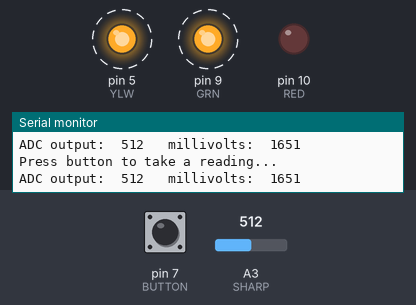
A sketch run on a simulated Arduino Uno, built with avr-gcc and run on an emulated ATmega328P. Shown: output pins drawn as LEDs (lit = HIGH), the last lines printed to the serial monitor. Dashed ring = blinking. The test bench sets the inputs (shaded band); at power-on: pin 7 (BUTTON) HIGH, A3 (SHARP) = 512.

Above: at 1.3 s.
1.4 s: pin 7 (BUTTON) pulled LOW for 0.3 s
At 1.6 s:
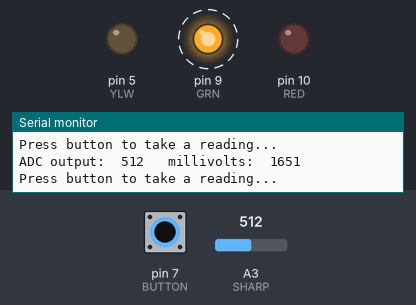
At 2.11 s:
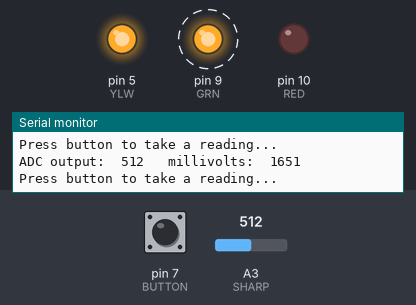
4.4 s: pin 7 (BUTTON) pulled LOW for 3.2 s
Timing chart, 0 to 15.1 s (numbered marks = the images above; inputs shaded):
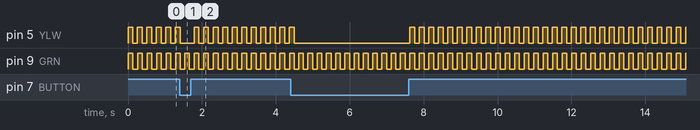

The sketch:

MREN104Lab5RangeSensor.ino
```cpp
/************************************************

  MREN104Lab5RangeSensor

  by B. Surgenor, 2021
  updated by D. A. Ells, 2023

  This program is intended to calibrate the sharp
  range sensor on the MiniBot mobile robot.

  Place the robot facing target, at a known
  distance.

  Program prints sensor output in A2D (counts)
  and millivolt values.

************************************************/

// Pins assignments
int RED = 10;       // red LED pin
int GRN = 9;        // green LED pin
int YLW = 5;        // yellow LED pin
int BUTTON = 7;     // button pin

int SHARP = A3;     // sharp range sensor on analog pin 3

// Integers
int rangeSensor = 0;
int rangeSensorMv = 0;

// Program setup
void setup() {

  // Set state of LED pins
  pinMode(GRN, OUTPUT);
  pinMode(YLW, OUTPUT);
  pinMode(RED, OUTPUT);

  // Set state of button pin
  pinMode(BUTTON, INPUT);

  // Set state of range sensor pin
  pinMode(SHARP, INPUT);

  // Start serial communication and set baud rate
  Serial.begin(9600);

} // end of setup

// Program loop starts here
void loop() {

  // Open serial monitor
  do {
    turnOnLED(YLW);
  } while(!Serial);   // while the serial monitor is not open

  Serial.println();
  Serial.println("Press button to take a reading...");
  do{
    flashLED(GRN);
  }while(digitalRead(BUTTON) == LOW);

  // Read the range sensor value
  rangeSensor = analogRead(SHARP);
  // Map the values into millivolts (assuming 3300 mV reference voltage)
  rangeSensorMv = map(rangeSensor,0,1023,0,3300);

  // Print the values
  Serial.print("ADC output:\t");
  Serial.print(rangeSensor);
  Serial.print("\t millivolts:\t");
  Serial.println(rangeSensorMv);

} // end of program loop

// Subroutines

// Turn on a single LED and turn others off
void turnOnLED(int COLOUR)
{
  digitalWrite(GRN, LOW);
  digitalWrite(YLW, LOW);
  digitalWrite(RED, LOW);
  digitalWrite(COLOUR, HIGH);
}

// Flash a single LED and turn others off
void flashLED(int COLOUR)
{
  digitalWrite(COLOUR, HIGH);
  delay(125);
  digitalWrite(GRN, LOW);
  digitalWrite(YLW, LOW);
  digitalWrite(RED, LOW);
  delay(125);
}
```

Measured:
- by itself, pin 5 (YLW): repeats every 0.26 s: HIGH 0.13 s, LOW 0.13 s
- by itself, pin 9 (GRN): alternates HIGH for 0.13 s and LOW for 0.13 s
